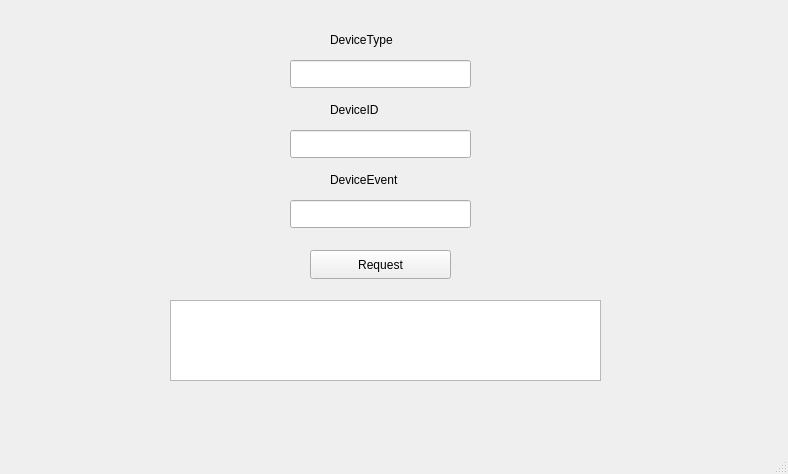
<?xml version="1.0" encoding="UTF-8"?>
<ui version="4.0">
 <class>MainWindow</class>
 <widget class="QMainWindow" name="MainWindow">
  <property name="geometry">
   <rect>
    <x>0</x>
    <y>0</y>
    <width>788</width>
    <height>474</height>
   </rect>
  </property>
  <property name="windowTitle">
   <string>MainWindow</string>
  </property>
  <widget class="QWidget" name="centralwidget">
   <widget class="QLabel" name="label">
    <property name="geometry">
     <rect>
      <x>330</x>
      <y>30</y>
      <width>81</width>
      <height>20</height>
     </rect>
    </property>
    <property name="text">
     <string>DeviceType</string>
    </property>
   </widget>
   <widget class="QLineEdit" name="lineEdit">
    <property name="geometry">
     <rect>
      <x>290</x>
      <y>60</y>
      <width>181</width>
      <height>28</height>
     </rect>
    </property>
   </widget>
   <widget class="QLabel" name="label_2">
    <property name="geometry">
     <rect>
      <x>330</x>
      <y>100</y>
      <width>71</width>
      <height>20</height>
     </rect>
    </property>
    <property name="text">
     <string>DeviceID</string>
    </property>
   </widget>
   <widget class="QLineEdit" name="lineEdit_2">
    <property name="geometry">
     <rect>
      <x>290</x>
      <y>130</y>
      <width>181</width>
      <height>28</height>
     </rect>
    </property>
   </widget>
   <widget class="QLabel" name="label_3">
    <property name="geometry">
     <rect>
      <x>330</x>
      <y>170</y>
      <width>101</width>
      <height>20</height>
     </rect>
    </property>
    <property name="text">
     <string>DeviceEvent</string>
    </property>
   </widget>
   <widget class="QLineEdit" name="lineEdit_3">
    <property name="geometry">
     <rect>
      <x>290</x>
      <y>200</y>
      <width>181</width>
      <height>28</height>
     </rect>
    </property>
   </widget>
   <widget class="QPushButton" name="pushButton">
    <property name="geometry">
     <rect>
      <x>310</x>
      <y>250</y>
      <width>141</width>
      <height>29</height>
     </rect>
    </property>
    <property name="text">
     <string>Request</string>
    </property>
   </widget>
   <widget class="QPlainTextEdit" name="plainTextEdit">
    <property name="geometry">
     <rect>
      <x>170</x>
      <y>300</y>
      <width>431</width>
      <height>81</height>
     </rect>
    </property>
   </widget>
  </widget>
  <widget class="QMenuBar" name="menubar">
   <property name="geometry">
    <rect>
     <x>0</x>
     <y>0</y>
     <width>788</width>
     <height>25</height>
    </rect>
   </property>
  </widget>
  <widget class="QStatusBar" name="statusbar"/>
 </widget>
 <resources/>
 <connections/>
</ui>
